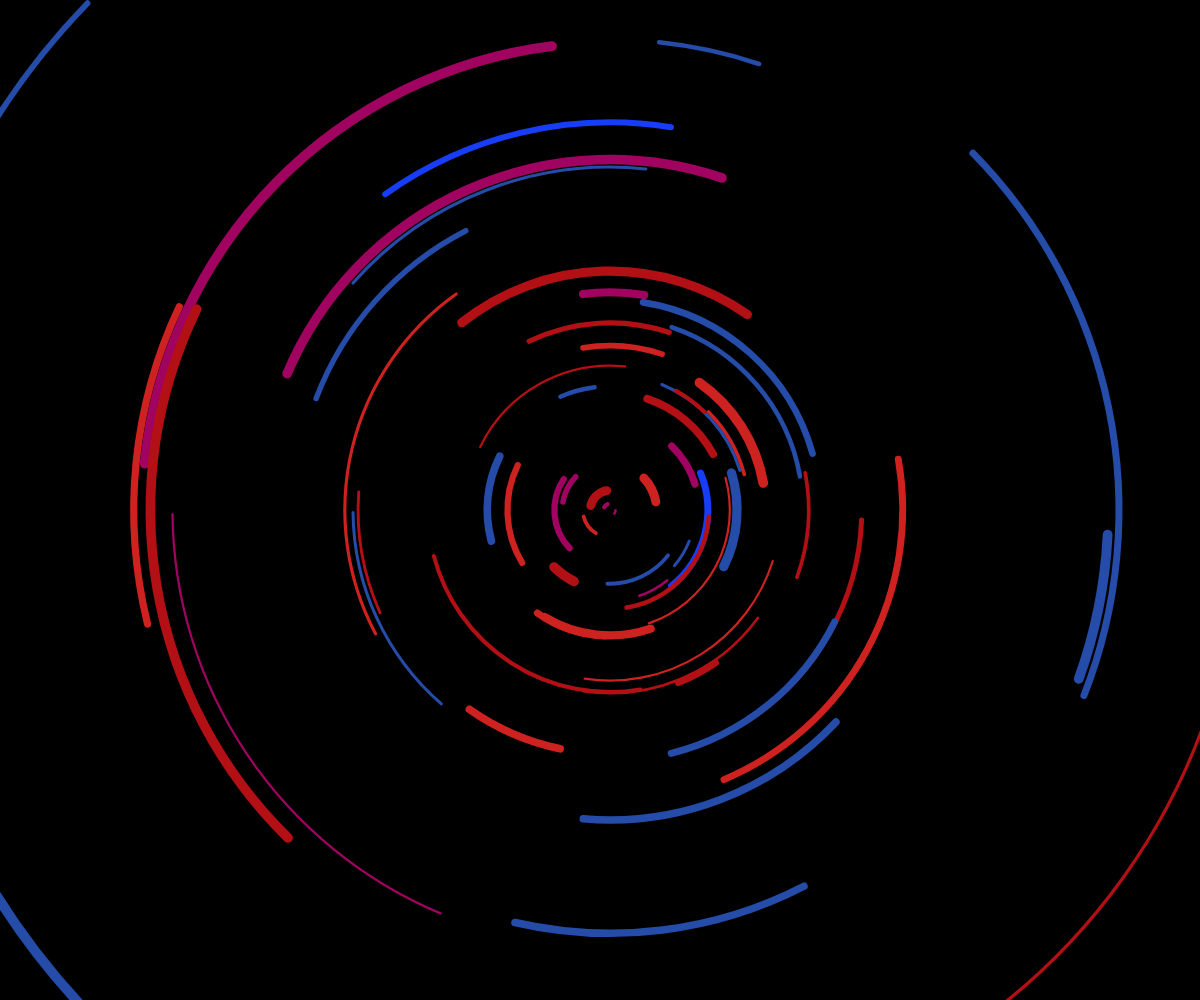
Frame 1 (no input)
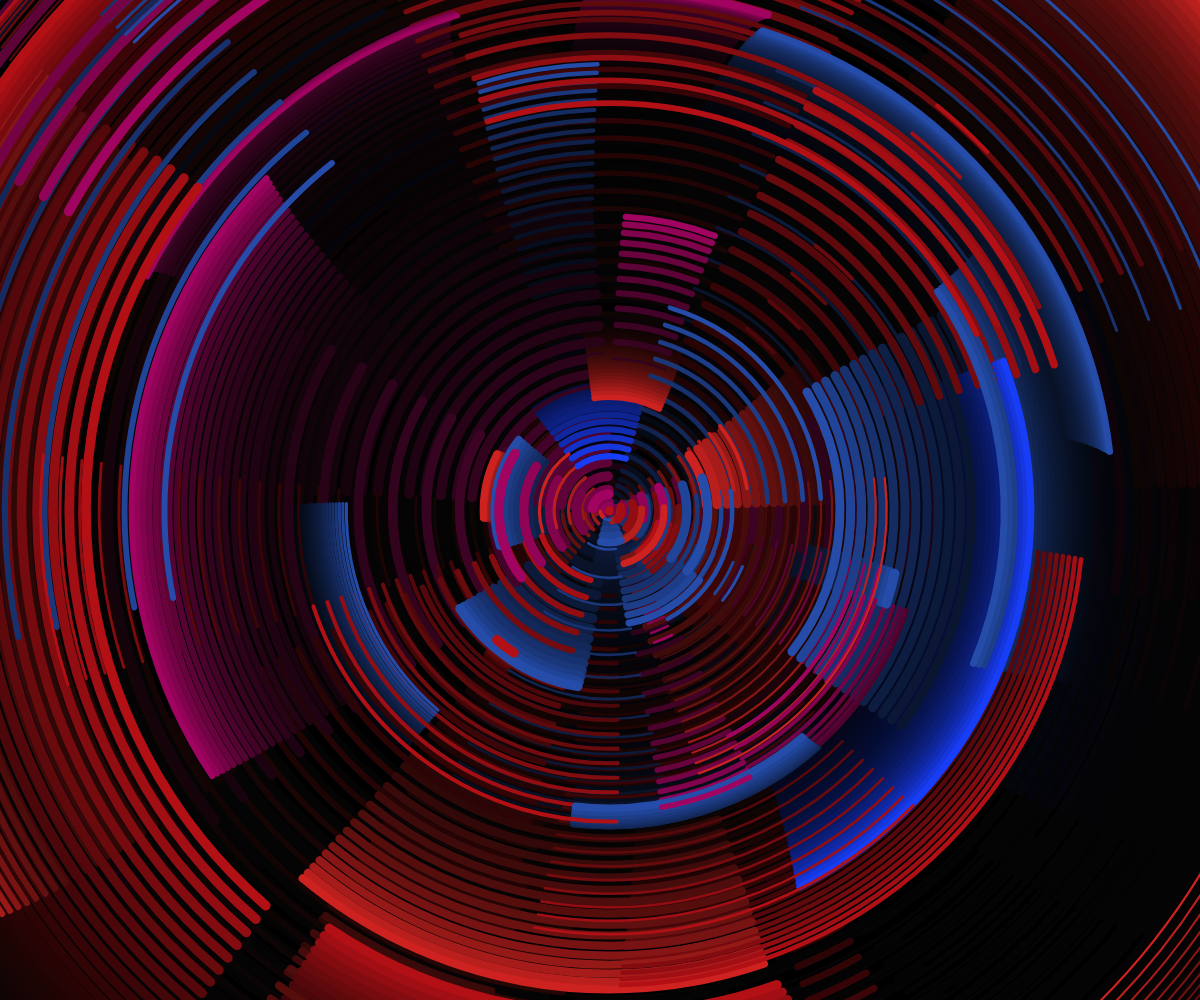
Frame 60 (no input)
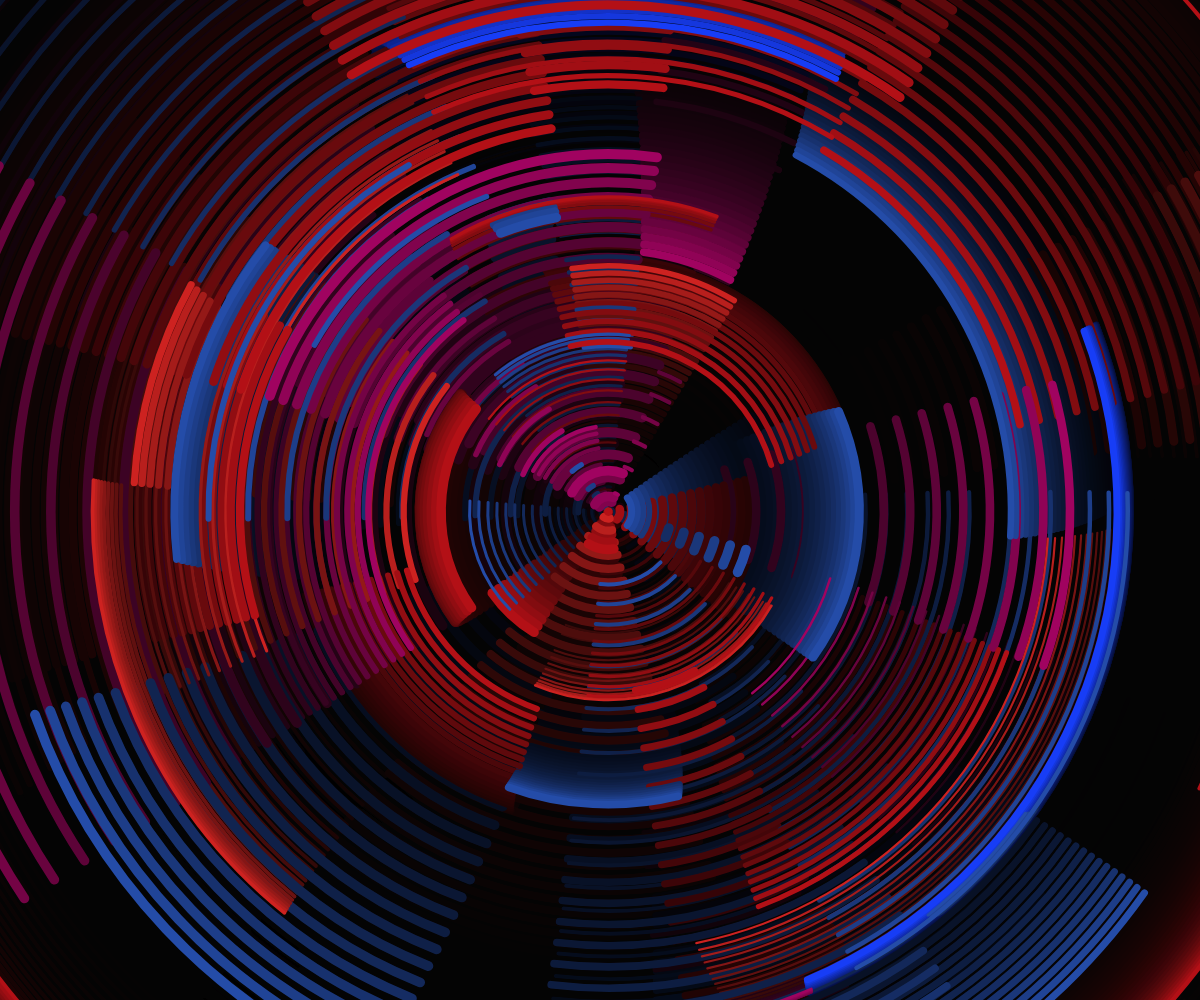
Frame 120 (the mouse pressed at the canvas centre since frame 60)

The p5.js sketch that drew these frames (run headless with seeded random() and noise() and a simulated clock; from frame 60 on, the mouse is pressed at the canvas centre):

// p5.js sketch
// ── sketch.js
 let seed;
let angle_c;
let colors = [];
let colors1 = "cd2220-173df6-244ca8-a00360-b31016".split("-").map((a) => "#" + a);
var color_setup;

function setup() {
  createCanvas(windowWidth, windowHeight);
  seed = int(random(1000));
  colorMode(HSB, 450, 150, 100, 100);
	background(0, 0, 0);
	color_setup = random([colors1]);
	angle_c = 0;
}

function draw() {
  randomSeed(seed);
  background(0,0,0,10);
  translate(width / 2, height / 2);
	rotate(angle_c);
  for (let i = 0; i < 4; i++) {
    colors[0] = random(color_setup);
    colors[1] = random(color_setup);
    colors[2] = random(color_setup);
    colors[3] = random(color_setup);
    colors[4] = random(color_setup);
    circleForm(10, 10, width * 0.3 * (i+2));
  }
	angle_c += TAU/4500/1;
}

function circleForm(x, y, d) {
  
  let branch = int(random(30, 15));
  let ang = TAU / branch;
  let angles = [];
  for (let i = 0; i < branch; i++) {
    angles.push(ang * (i + iteration(0.2, 0.5)));
  }
  for (let i = 0; i < branch; i++) {
    let ang1 = angles[i];
    let ang2 = angles[(i + int(random(6))) % angles.length];
    let dd = d * iteration(0.1, 1);
    noFill();
    stroke(random(colors));
		
    strokeCap(circle);
    strokeWeight(random(2,10));
    arc(x, y, dd, dd, ang1, ang2);
  }

}

function iteration(s, e) {
  let t = random(50,500);
  let v = random(0.01, 0.05);
  return map(cos(t + frameCount * v), -0.5, 0.5, s, e);
}
